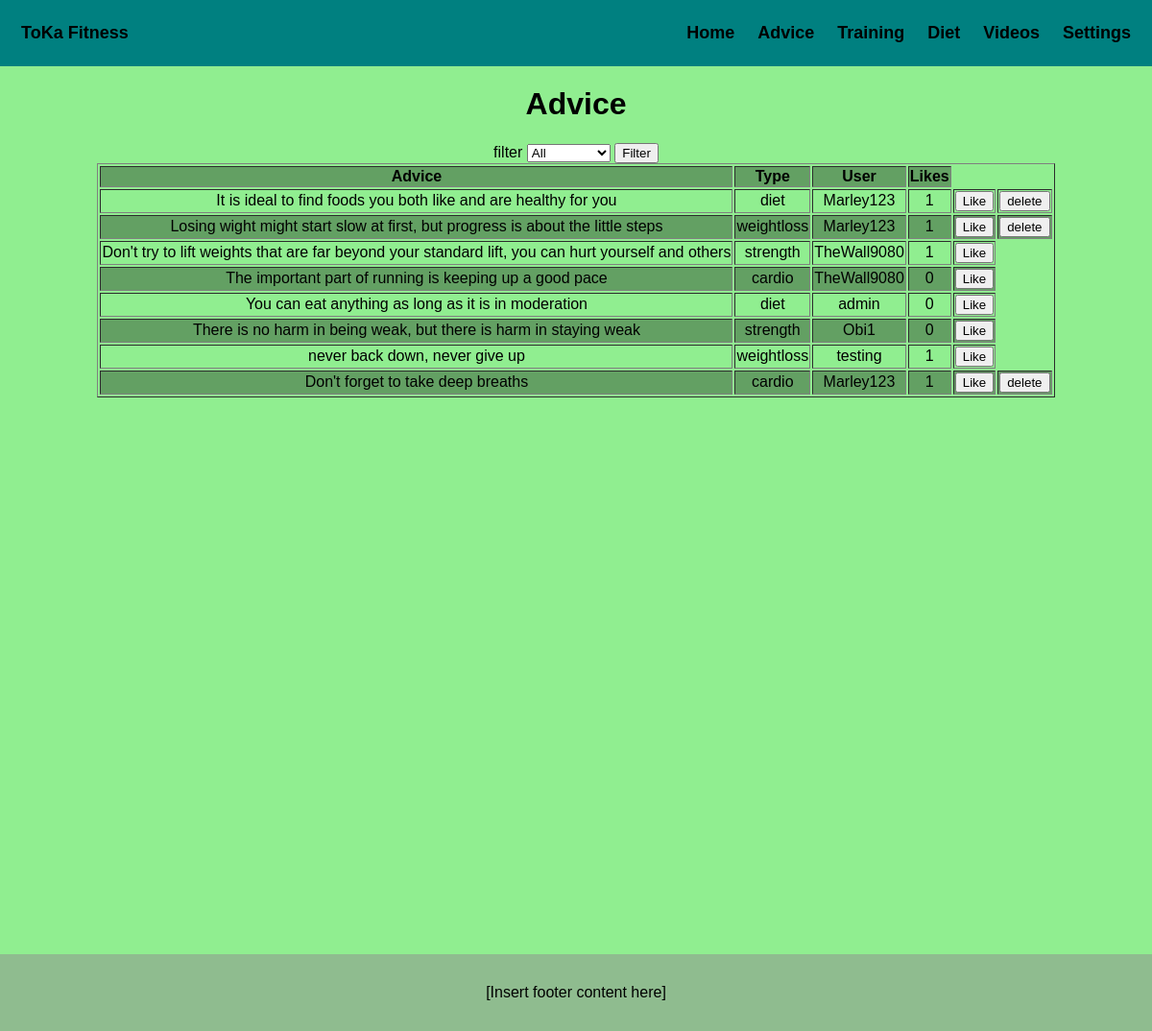
Screenshot of /advice (signed in) with the database file from the repository.
### app.py (models this page shows)
class Users(UserMixin, db.Model):
    id = db.Column(db.Integer, primary_key=True)
    username = db.Column(db.String(250), unique=True, nullable=False)
    password = db.Column(db.String(250), nullable=False)

### app.py (the view)
@app.route("/advice")
@login_required
def advice():
    conn = sqlite3.connect("advice.db") # connects to the database
    cursor = conn.cursor()
    conn.row_factory = sqlite3.Row
    cursor.execute("SELECT * FROM advice") # selects all items from advice
    records = cursor.fetchall()  # puts all the items from advice into a list
    cursor.execute(
    "SELECT advice_id FROM likes WHERE user = ?",
    (current_user.username,))
    liked_advice_ids = {row[0] for row in cursor.fetchall()} # checks which posts the user has liked
    conn.close()
    return render_template("advice.html", records=records, font_size=font_size, username=current_user.username, tier=tier, liked_advice_ids=liked_advice_ids) # renders the html page with the required data

### app.py (called while the page is built)
@login_manager.user_loader
def load_user(user_id):
    return Users.query.get(int(user_id))

### templates/advice.html (shortened to what this page needs)
{% extends "base.html" %}
{% block content %}
<h1>Advice</h1>
<form action="/filter" method="POST">
    <label for="filter">filter</label>
    <select id="filter" name="filter">
        <option value="*">All</option>
    </select>
    <button type="submit">Filter</button>
</form>
<table border="1">
    <tr>
        <th>Advice</th>
        <th>Type</th>
        <th>User</th>
        <th>Likes</th>
    </tr>
    {% for record in records %}
    <tr>
        <td>{{ record[1] }}</td>
        <td>{{ record[2] }}</td>
        <td>{{ record[3] }}</td>
        <td>{{ record[4] }}</td>
        <td>
        <form action="{{ url_for('likes') }}" method="POST">
            {% if record[0] in liked_advice_ids %}
                <button type="submit">Unlike</button>
            {% else %}
                <button type="submit">Like</button>
            {% endif %}
        </form>
        </td>
        {% if record[3] == username or username == "admin" %}
        <td>
            <form action="/delete" method="POST">
                <button type="submit">delete</button>
            </form>
        </td>
        {% endif %}
    </tr>
    {% endfor %}
</table>
{% endblock %}

### templates/base.html (shortened to what this page needs)
<!DOCTYPE html>
<html lang="en">
    <head>
        {% if font_size == "small" %}
            <link rel="stylesheet" href="static/small_style.css">
        {% elif font_size == "large" %}
            <link rel="stylesheet" href="static/large_style.css">
        {% else %}
            <link rel="stylesheet" href="static/medium_style.css">
        {% endif %}
    </head>
    <div class="header">
        <a href="/home">ToKa Fitness</a>
        <div class="header-right">
            <a href="/home">Home</a>
            <a href="/advice">Advice</a>
            <a href="/training">Training</a>
            <a href="/diet">Diet</a>
            <a href="/videos">Videos</a>
            <a href="/settings">Settings</a>
        </div>
    </div>
    <main>
        {% block content %}{% endblock %}
    </main>
    <div class="footer">
        <p>[Insert footer content here]</p>
    </div>
</html>

### static/medium_style.css (style rules this page uses)
* { box-sizing: border-box; font-family:Impact, Haettenschweiler, 'Arial Narrow Bold', sans-serif }
table { margin: 0 auto; }
tr:nth-child(odd) { background-color: rgb(99, 160, 99); }
.header { background-color: teal; display: flex; padding: 10px; justify-content: space-between; }
.header a { float: left; color: black; padding: 12px; line-height: 25px; border-radius: 4px; font-size: 18px; font-weight: bold; text-align: center; text-decoration: none; }
.footer { position: sticky; margin-top: 580px; padding: 15px; left: 0; bottom: 0; width: 100%; background-color: darkseagreen; }

### rows the page displays
Users: record "It is ideal to find foods you both like and are healthy for you", record "diet", username "Marley123", id "1", record "Losing wight might start slow at first, but progress is about the little steps", record "weightloss", record "Don't forget to take deep breaths", record "cardio"

### other values shown
{{ record[1] }} "Don't try to lift weights that are far beyond your standard lift, you can hurt yourself and others" "The important part of running is keeping up a good pace" "You can eat anything as long as it is in moderation" "There is no harm in being weak, but there is harm in staying weak" "never back down, never give up"
{{ record[2] }} "strength" "cardio" "diet" "strength" "weightloss"
{{ record[3] }} "TheWall9080" "TheWall9080" "admin" "Obi1" "testing"
{{ record[4] }} "1" "0" "0" "0" "1"
